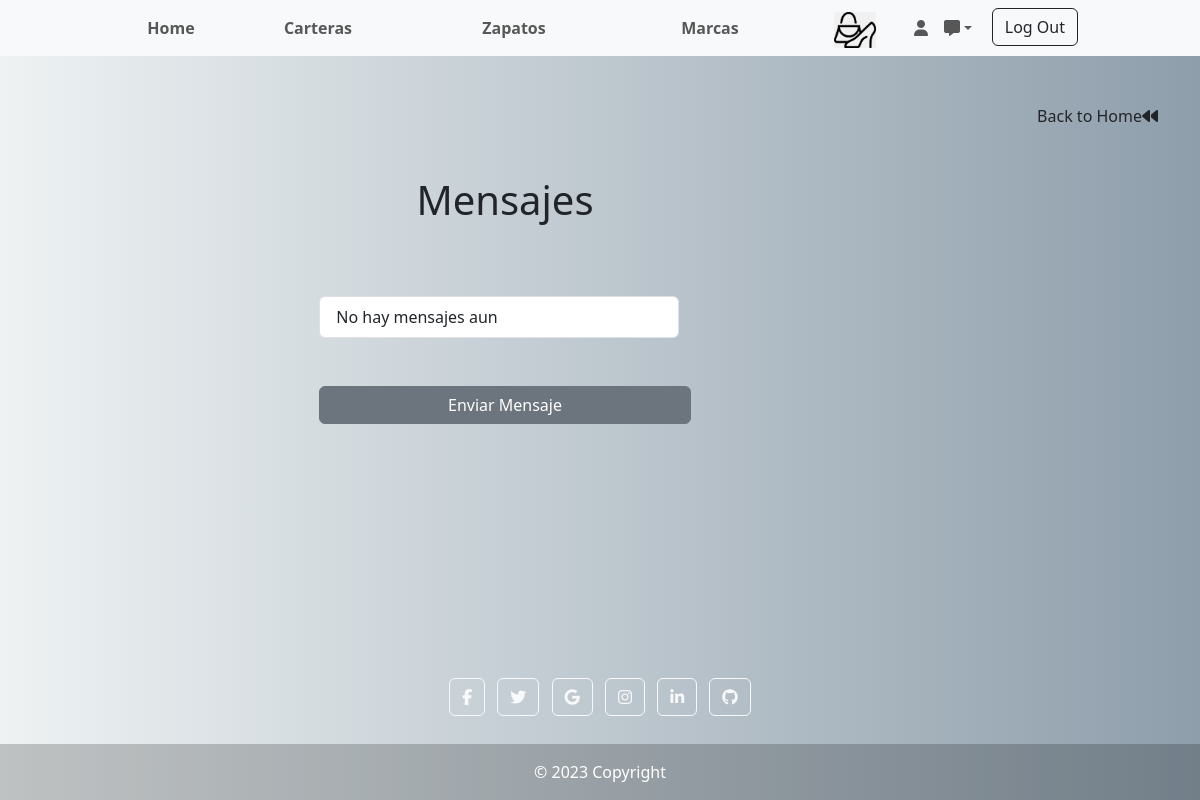
The page /tienda/ver_mensajes on the database as committed earlier.
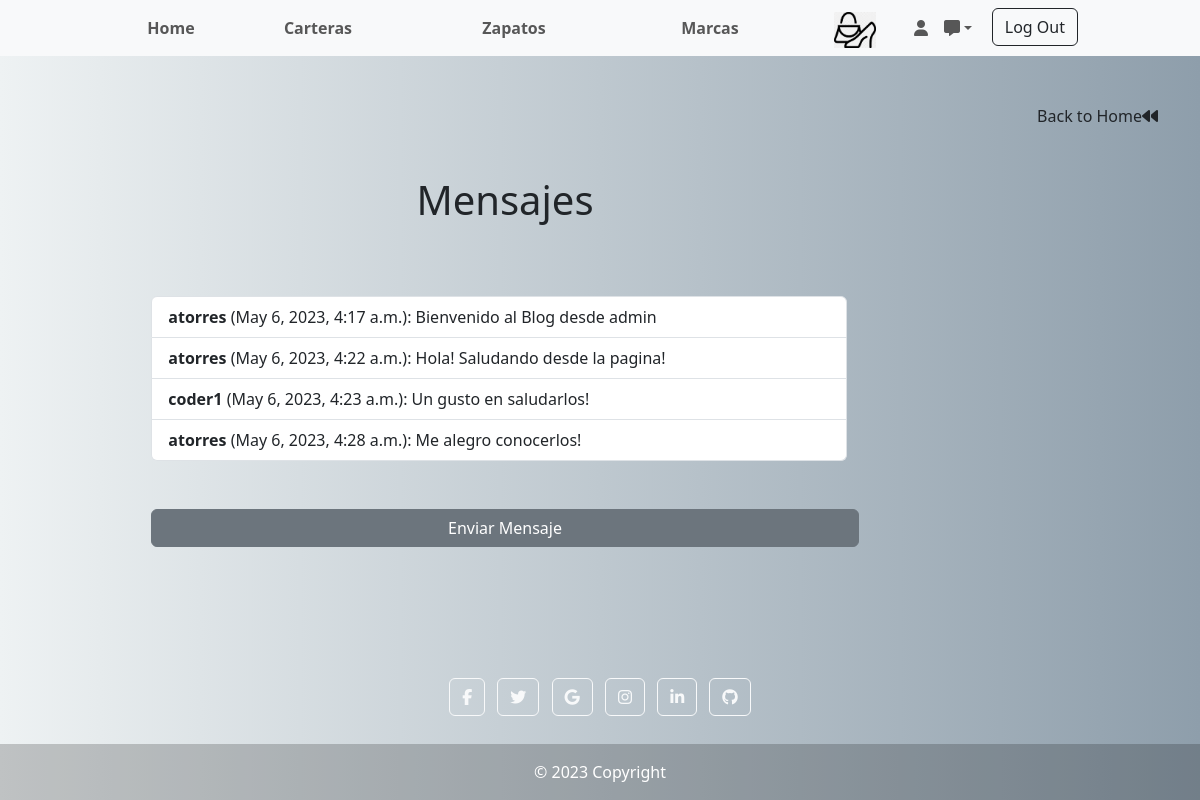
The same page on the database as committed later.
### tienda/models.py (models this page shows, shortened)
class Mensaje(models.Model):
    autor = models.ForeignKey(User, on_delete=models.CASCADE)
    fecha = models.DateTimeField(auto_now_add=True)
    contenido = models.TextField()

### tienda/views.py (the view)
# urls.py: path('ver_mensajes', views.ver_mensajes, name='ver_mensajes'),
def ver_mensajes(request):
    mensajes = Mensaje.objects.all().order_by('fecha')
    return render(request, 'ver_mensajes.html', {'mensajes': mensajes})

### templates/ver_mensajes.html (shortened to what this page needs)
{% extends 'layout_home.html' %}
{% load static %}
{% block next_content %}
<div class="container">
    <a class="nav-link text-end" href="{% url 'home' %}">Back to Home<i class="fa-solid fa-backward"></i> </a>
    <div class="row">
        <div class="col-sm-10">
            <div class="d-flex align-items-center flex-column">
                <h1 class="mb-0 text-align-center">Mensajes</h1>
                <div class="col-lg-6 mx-auto">
                </div>
                <div class="row reflexion justify-content-around align-items-center" style="padding-top:20px;">
                    <ul class="list-group">
                        {% for mensaje in mensajes %}
                          <li class="list-group-item">
                            <b>{{ mensaje.autor}}</b> ({{ mensaje.fecha }}):
                            {{ mensaje.contenido }}
                          </li>
                        {% empty %}
                          <li class="list-group-item">No hay mensajes aun</li>
                        {% endfor %}
                      </ul>
                    <div class="col-lg-6 mx-auto">
                    </div>
                    <a class="btn btn-secondary" href="{% url 'enviar_mensaje' %}" role="button">Enviar Mensaje</a>
                </div>
            </div>
        </div>
    </div>
</div>
{% endblock %}

### templates/layout_home.html (shortened to what this page needs)
{% extends "base.html" %}
{% load static %}
{% block content %}
<nav class="navbar navbar-expand-lg bg-body-tertiary" data-bs-theme="ligth">
  <div class="container-fluid">
    <div class="collapse navbar-collapse" id="navbarNavDropdown">
      <ul class="navbar-nav w-100 justify-content-center" style="text-align:center">
        <li class="nav-item col-1 text-left">
          <a class="nav-link" href="{% url 'home' %}"><b>Home</b></a>
        </li>
        <li class="nav-item col-2 text-center">
          <a class="nav-link" href="{% url 'cartera' %}"><b> Carteras</b></a>
        </li>
        <li class="nav-item col-2 text-center">
          <a class="nav-link" href="{% url 'zapato' %}"><b> Zapatos</b></a>
        </li>
        <li class="nav-item col-2 text-center" >
          <a class="nav-link" href="{% url 'marcas' %}" ><b>Marcas</b></a>
        </li>
        <li class="nav-item col-1 text-center">
          {% if request.user.datauser.imagen %}
            <img src="{{ request.user.datauser.imagen.url }}" class="img-fluid pt-1 me-1" style="max-height: 40px;"><b>{{ request.user.datauser.first_name }}</b>
          {% else %}
            <img src="/media/profile_images/default.png" class="img-fluid pt-1 me-1" style="max-height: 40px;">
          {% endif %}
        </li>
        <li class="nav-item dropdown text-end" style="display: flex;">
          <a class="nav-link" href="{% url 'profile' %}" style="flex-grow: 1;"><b><i class="fa-solid fa-user"></i></b></a>
          <a class="nav-link dropdown-toggle " id="dropdownMenuLink" role="button" href="#" data-bs-toggle="dropdown" aria-expanded="false" style="flex-grow: 1;"><b><i class="fa-solid fa-message" ></i></b></a>
        </li>
        <li class="nav-item col-1 text-end">
          <a class="btn btn-outline-dark my-login" href="{% url 'logout' %}" >Log Out</a>
        </li>
      </ul>
    </div>
  </div>
</nav>
  {% block next_content %} {% endblock %}
  <footer class="bg-ligth text-center text-white mt-auto ">
    <div class="container p-4 pb-0">
      <section class="mb-4">
        <a class="btn btn-outline-light btn-floating m-1" href="https://www.facebook.com/aylen.torres.54" role="button"
          ><i class="fab fa-facebook-f"></i
        ></a>
        <a class="btn btn-outline-light btn-floating m-1" href="https://twitter.com/?lang=es" role="button"
          ><i class="fab fa-twitter"></i
        ></a>
        <a class="btn btn-outline-light btn-floating m-1" href="https://www.google.com/" role="button"
          ><i class="fab fa-google"></i
        ></a>
        <a class="btn btn-outline-light btn-floating m-1" href="https://www.instagram.com/aylen.torres__/" role="button"
          ><i class="fab fa-instagram"></i
        ></a>
        <a class="btn btn-outline-light btn-floating m-1" href="https://www.linkedin.com/in/aylen-torres-at/" role="button"
          ><i class="fab fa-linkedin-in"></i
        ></a>
        <a class="btn btn-outline-light btn-floating m-1" href="https://github.com/torresay" role="button"
          ><i class="fab fa-github"></i
        ></a>
      </section>
    </div>
    <div class="text-center p-3" style="background-color: rgba(0, 0, 0, 0.2);">
      © 2023 Copyright
    </div>
  </footer>
  {% endblock %}

### templates/base.html (shortened to what this page needs)
{% load static %}
<!DOCTYPE html>
<html lang="en">
<head>
	<link rel="stylesheet" href="{% static 'css/index.css' %}">
	<link rel="stylesheet" type="text/css" href="{% static 'css/jquery-ui.css' %}">
</head>
<body>
	{% block content %}
	{% endblock %}
</body>
</html>

Rows that differ between the two databases and show on the page:
added Mensaje: autor "atorres", fecha "May 6, 2023, 4:17 a.m.", contenido "Bienvenido al Blog desde admin"
added Mensaje: autor "atorres", fecha "May 6, 2023, 4:22 a.m.", contenido "Hola! Saludando desde la pagina!"
added Mensaje: autor "coder1", fecha "May 6, 2023, 4:23 a.m.", contenido "Un gusto en saludarlos!"
added Mensaje: autor "atorres", fecha "May 6, 2023, 4:28 a.m.", contenido "Me alegro conocerlos!"
Other text that changed with them:
text no longer shown: "No hay mensajes aun"
